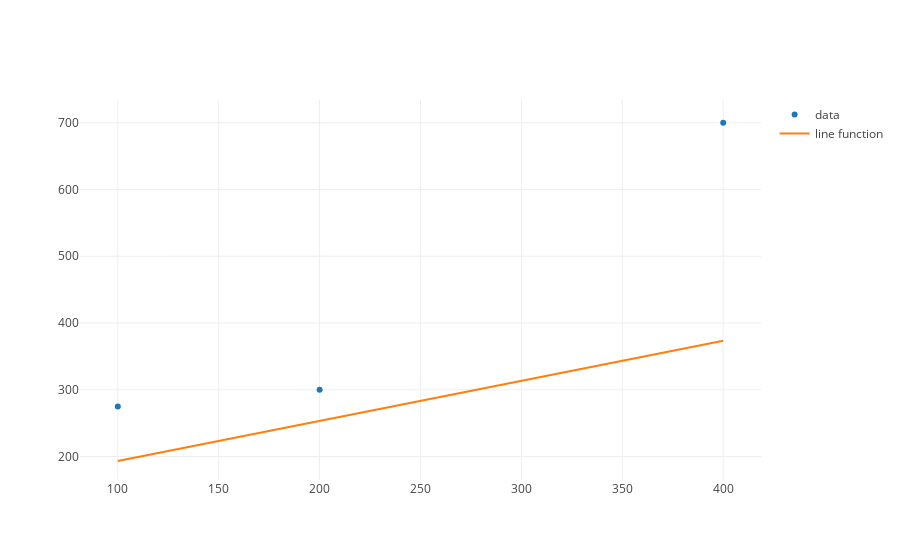

This figure's notebook cell:
### Code cell
from plotly.offline import iplot, init_notebook_mode
from graph import plot, m_b_trace
import plotly.graph_objs as go

init_notebook_mode(connected=True)

from graph import trace_values, plot

data_trace = trace_values(budgets, revenues)
regression_trace = m_b_trace(.6, 133.33, budgets)
plot([data_trace, regression_trace])

#Note: again not sure why we're starting with .6. regression_trace = m_b_trace(1.42, 133.33, budgets) with m = 1.42 is much closer and actually reflects our build_regression_ line

### Figure 1 — Plotly figure (JSON) as saved in the notebook; plotly's stock layout.template omitted (floating-point values rounded to 4 significant figures)
{"data": [{"mode": "markers", "name": "data", "text": [], "type": "scatter", "uid": "0682c768-d7e4-11e8-8e0d-34159e1c7ef8", "x": [100, 200, 400], "y": [275, 300, 700]}, {"mode": "lines", "name": "line function", "type": "scatter", "uid": "0682d65e-d7e4-11e8-9146-34159e1c7ef8", "x": [100, 200, 400], "y": [193.3, 253.3, 373.3]}], "layout": {}}
